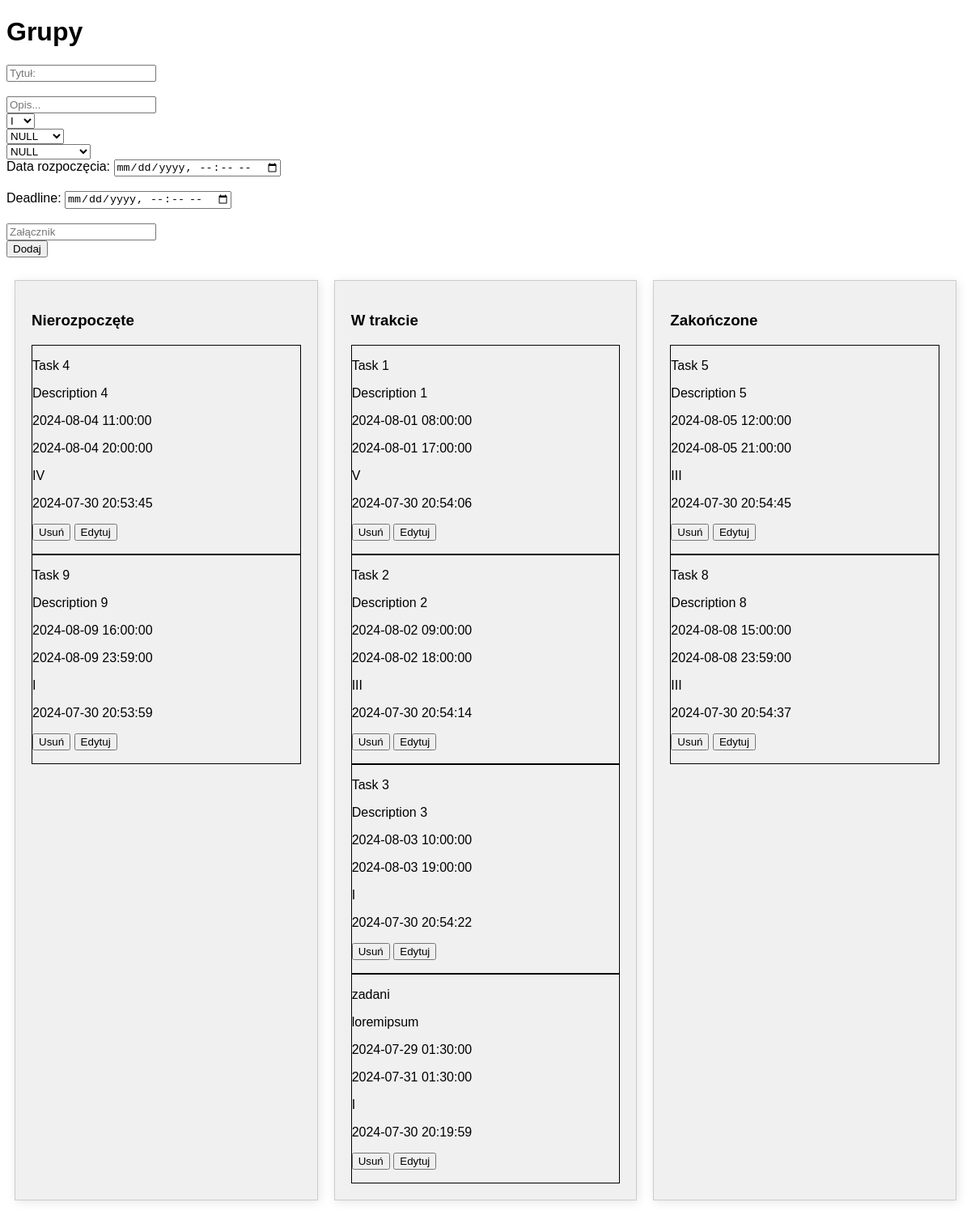
/task (signed in), run on the app's committed database.
### tables this page shows
CREATE TABLE `task` (
  `id_task` int(11) NOT NULL,
  `title` varchar(20) NOT NULL,
  `description` varchar(20) NOT NULL,
  `priority` varchar(11) NOT NULL,
  `start_date` datetime NOT NULL,
  `stop_date` datetime NOT NULL,
  `last_edit` datetime DEFAULT NULL,
  `status` varchar(20) DEFAULT NULL,
  `file_path` varchar(30) DEFAULT NULL
);

### core/view/view.php (called while the page is built, shortened)
<?php
class View
{
	public function render(string $page, array $elements = []): void
	{
		$elements = $this->escape($elements);
		require_once("./templates/$page.php");
	}
	private function escape(array $params): array
	{
		$clearParams = [];
		foreach ($params as $key => $param) {
		switch (true) {
			case is_array($param):
			$clearParams[$key] = $this->escape($param);
			break;
			case is_int($param):
			$clearParams[$key] = $param;
			break;
			case $param:
			$clearParams[$key] = htmlentities($param);
			break;
			default:
			$clearParams[$key] = $param;
			break;
		}
		}
		return $clearParams;
	}
}

### index.php (called while the page is built, shortened)
<?php
$router = new \Core\Tools\Router();
$router->get('/', 'LoginController@loginView');
$router->post('/login-now', 'LoginController@login');
$router->get('/manager', 'ManagerController@managerView');
$router->get('/user', 'UserController@userView');
$router->get('/employee', 'EmployeeController@employeeView');
$router->post('/employee-now', 'EmployeeController@employeeAdd');
$router->post('/employee-edit', 'EmployeeController@employeeEdit');
$router->post('/employee-del', 'EmployeeController@employeeDel');
$router->get('/group', 'GroupController@groupView');
$router->post('/group', 'GroupController@groupAdd');
$router->post('/group-edit', 'GroupController@groupEdit');
$router->post('/group-del', 'GroupController@groupDel');
$router->get('/task', 'TaskController@taskView');
$router->post('/task', 'TaskController@taskAdd');
$router->post('/task-edit', 'TaskController@taskEdit');
$router->post('/task-del', 'TaskController@taskDel');
$router->get('/logout', 'LoginController@logout');
$router->get('/unaut-access', 'AccessController@unautAccess');
$uri = parse_url($_SERVER['REQUEST_URI'], PHP_URL_PATH);
$router->dispatch($uri);

### core/models/DBConnect.php (called while the page is built, shortened)
<?php
class DBConnect {
    protected PDO $dbh;
    private $stmt;
    private function createConnection(): void{
        require_once 'core/config/configurationDB.php';
        $dsn = "mysql:host={$host};dbname={$database}";
        $options = array(
            PDO::ATTR_PERSISTENT => true,
            PDO::ATTR_ERRMODE => PDO::ERRMODE_EXCEPTION
        );
        try {
            $this->dbh = new PDO(
            $dsn,
            $user,
            $password,
            $options
        );
        } catch (PDOException $e) {
            $this->error = $e->getMessage();
            echo $this->error;
        }
      }
      public function query($sql): void{
        $this->stmt = $this->dbh->prepare($sql);
      }
      public function execute(){
        return $this->stmt->execute();
      }
      public function allArray(){
        $this->execute();
        return $this->stmt->fetchAll(PDO::FETCH_ASSOC);
      }
      public function bind($param, $value, $type = null){
        if(is_null($type)){
            switch (true) {
                default:
                    $type = PDO::PARAM_STR;
            }
        }
        $this->stmt->bindValue($param, $value, $type);
    }
}

### core/config/configurationDB.php (called while the page is built, shortened)
<?php
    $host = 'localhost';
    $database = 'checktask';
    $user = 'root';
    $password = '';

### core/models/TaskModel.php (called while the page is built, shortened)
<?php
class TaskModel{
    private DBConnect $connect;
    public function __construct(){
        $this->connect = new DBConnect();
    }
    public function TaskShow($status){
        $this->connect->query('SELECT * FROM task WHERE status = :status;');
        $this->connect->bind(':status', $status);
        $row = $this->connect->allArray();
        if($this->connect->Count() > 0){
            return $row;
        }else{
            return false;
        }
    }
    public function GroupShow(){
        $this->connect->query('SELECT id_group, name_group FROM working_group');
        $row = $this->connect->allArray();
        if($this->connect->Count() > 0){
            return $row;
        }else{
            return false;
        }
    }
    public function EmployeShow(){
        $this->connect->query('SELECT * FROM employees;');
        $row = $this->connect->allArray();
        if($this->connect->Count() > 0){
            return $row;
        }else{
            return false;
        }
    }
}

### templates/task.php (the view, shortened to what this page needs)
<!DOCTYPE html>
<html lang="pl">
<head>
</head>
<body>
    <h1>Grupy</h1>
    <form method="post" action="/task">
        <input type="text" name="title" placeholder="Tytuł:"><br>
        <br>
        <input type="text" name="description" placeholder="Opis..."required><br>
        <select id="priority" name="priority">
            <option value="I">I</option>
        </select>
        <br>
        <select name="employeeGroup" id="employeeGroup">
            <option value="BRAK" selected>
                NULL
            </option>
        </select>
        <br>
        <select name="employee" id="employee">
            <option value="BRAK" selected>
                NULL
            </option>
        </select>
        <br>
        Data rozpoczęcia:
        <input type="datetime-local" name="startData" placeholder="Data rozpoczęcia"required><br>
        <br>
        Deadline:
        <input type="datetime-local" name="stopData" placeholder="Deadline"required><br>
        <br>
        <input type="text" name="file_path" placeholder="Załącznik"><br>
        <button type="submit" name="submit">Dodaj</button>
    </form>
    <br>
    <div class="container">
        <div class="box">
            <h3>Nierozpoczęte</h3>
            <?php if(!empty($elements['TaskShowNotStarted'])) : ?>
            <?php foreach ($elements['TaskShowNotStarted'] as $task): ?>
            <div style="border: solid black 1px;">
                <p><?php echo $task['title']; ?></p>
                <p><?php echo $task['description']; ?></p>
                <p><?php echo $task['start_date']; ?></p>
                <p><?php echo $task['stop_date']; ?></p>
                <p><?php echo $task['priority']; ?></p>
                <p><?php echo $task['last_edit']; ?></p>
                <p>
                    <form action="/task-del" method="post" style="display:inline;">
                        <button type="submit">Usuń</button>
                    </form>
                    <button onclick="editTask(
                    '<?php echo $task['id_task'];?>',
                    '<?php echo $task['title'];?>',
                    '<?php echo $task['description'];?>',
                    '<?php echo $task['priority'];?>',
                    '<?php echo $task['status'];?>',
                    '<?php echo $task['start_date'];?>',
                    '<?php echo $task['stop_date'];?>'
                    )">Edytuj</button>
                </p>
            </div>
            <?php endforeach; ?>
            <?php endif; ?>
        </div>
        <div class="box">
            <h3>W trakcie</h3>
            <?php if(!empty($elements['TaskShowDuring'])) : ?>
            <?php foreach ($elements['TaskShowDuring'] as $task): ?>
            <div style="border: solid black 1px;">
                <p><?php echo $task['title']; ?></p>
                <p><?php echo $task['description']; ?></p>
                <p><?php echo $task['start_date']; ?></p>
                <p><?php echo $task['stop_date']; ?></p>
                <p><?php echo $task['priority']; ?></p>
                <p><?php echo $task['last_edit']; ?></p>
                <p>
                    <form action="/task-del" method="post" style="display:inline;">
                        <button type="submit">Usuń</button>
                    </form>
                    <button onclick="editTask(
                    '<?php echo $task['id_task'];?>',
                    '<?php echo $task['title'];?>',
                    '<?php echo $task['description'];?>',
                    '<?php echo $task['priority'];?>',
                    '<?php echo $task['status'];?>',
                    '<?php echo $task['start_date'];?>',
                    '<?php echo $task['stop_date'];?>'
                    )">Edytuj</button>
                </p>
            </div>
            <?php endforeach; ?>
            <?php endif; ?>
        </div>
        <div class="box">
            <h3>Zakończone</h3>
            <?php if(!empty($elements['TaskShowEnded'])) : ?>
            <?php foreach ($elements['TaskShowEnded'] as $task): ?>
            <div style="border: solid black 1px;">
                <p><?php echo $task['title']; ?></p>
                <p><?php echo $task['description']; ?></p>
                <p><?php echo $task['start_date']; ?></p>
                <p><?php echo $task['stop_date']; ?></p>
                <p><?php echo $task['priority']; ?></p>
                <p><?php echo $task['last_edit']; ?></p>
                <p>
                    <form action="/task-del" method="post" style="display:inline;">
                        <button type="submit">Usuń</button>
                    </form>
                    <button onclick="editTask(
                    '<?php echo $task['id_task'];?>',
                    '<?php echo $task['title'];?>',
                    '<?php echo $task['description'];?>',
                    '<?php echo $task['priority'];?>',
                    '<?php echo $task['status'];?>',
                    '<?php echo $task['start_date'];?>',
                    '<?php echo $task['stop_date'];?>'
                    )">Edytuj</button>
                </p>
            </div>
            <?php endforeach; ?>
            <?php endif; ?>
        </div>
    </div>
</body>
</html>

### templates/task.php (style rules this page uses)
body { font-family: Arial, sans-serif; }
.container { display: flex; justify-content: space-between; }
.box { width: 30%; padding: 20px; margin: 10px; background-color: #f0f0f0; border: 1px solid #ccc; box-shadow: 2px 2px 12px rgba(0, 0, 0, 0.1); }

### data on the page
task: title "Task 4", description "Description 4", start_date "2024-08-04 11:00:00", stop_date "2024-08-04 20:00:00", priority "IV", last_edit "2024-07-30 20:53:45"
task: title "Task 9", description "Description 9", start_date "2024-08-09 16:00:00", stop_date "2024-08-09 23:59:00", priority "I", last_edit "2024-07-30 20:53:59"
task: title "Task 1", description "Description 1", start_date "2024-08-01 08:00:00", stop_date "2024-08-01 17:00:00", priority "V", last_edit "2024-07-30 20:54:06"
task: title "Task 2", description "Description 2", start_date "2024-08-02 09:00:00", stop_date "2024-08-02 18:00:00", priority "III", last_edit "2024-07-30 20:54:14"
task: title "Task 3", description "Description 3", start_date "2024-08-03 10:00:00", stop_date "2024-08-03 19:00:00", priority "I", last_edit "2024-07-30 20:54:22"
task: title "zadani", description "loremipsum", start_date "2024-07-29 01:30:00", stop_date "2024-07-31 01:30:00", priority "I", last_edit "2024-07-30 20:19:59"
task: title "Task 5", description "Description 5", start_date "2024-08-05 12:00:00", stop_date "2024-08-05 21:00:00", priority "III", last_edit "2024-07-30 20:54:45"
task: title "Task 8", description "Description 8", start_date "2024-08-08 15:00:00", stop_date "2024-08-08 23:59:00", priority "III", last_edit "2024-07-30 20:54:37"
